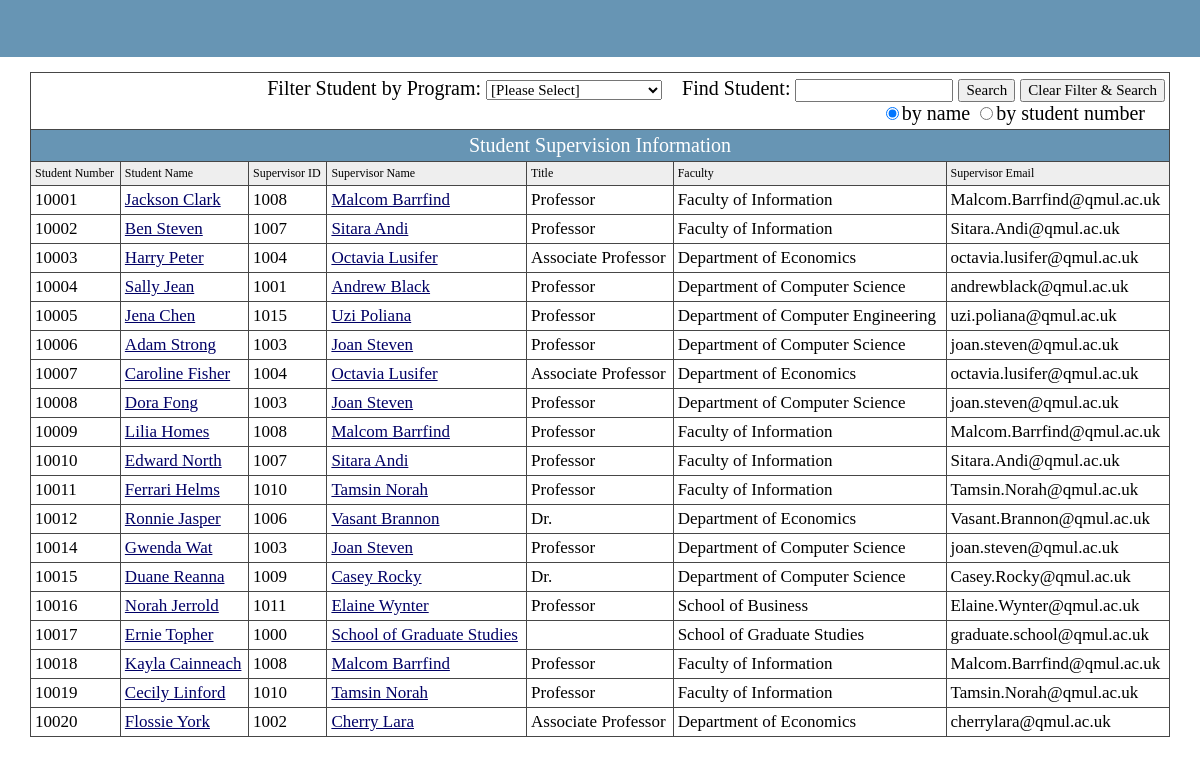
Screenshot of /student_supervision.php (signed in) with the database file from the repository.
### tables this page shows
CREATE TABLE IF NOT EXISTS `student` (
  `Stu_Num` int(10) NOT NULL AUTO_INCREMENT,
  `Stu_Name` varchar(20) NOT NULL,
  `Birth_Date` date NOT NULL,
  `Gender` varchar(10) NOT NULL,
  `Email` varchar(50) NOT NULL,
  `Program` varchar(25) NOT NULL,
  `Sup_ID` int(11) NOT NULL DEFAULT '1000',
  PRIMARY KEY (`Stu_Num`),
  KEY `student_ibfk_1` (`Sup_ID`)
);

CREATE TABLE IF NOT EXISTS `supervisor` (
  `Sup_Name` varchar(50) NOT NULL,
  `Sup_ID` int(11) NOT NULL,
  `Faculty` varchar(50) DEFAULT NULL,
  `Title` varchar(30) DEFAULT NULL,
  `Research_int` varchar(30) DEFAULT NULL,
  `email` varchar(50) NOT NULL,
  PRIMARY KEY (`Sup_ID`)
);

### htdocs/student_supervision.php (the view, shortened to what this page needs)
<!DOCTYPE html PUBLIC "-//W3C//DTD XHTML 1.0 Transitional//EN" "http://www.w3.org/TR/xhtml1/DTD/xhtml1-transitional.dtd">
<html xmlns="http://www.w3.org/1999/xhtml">
<head>
<link href="css/css.css" rel="stylesheet" type="text/css" />
<link href="css/style.css" rel="stylesheet" type="text/css" />
</head>
<body>
<table width="100%" border="0" cellspacing="0" cellpadding="0">
  <tr>
    <td height="30">      <table width="100%" border="0" cellspacing="0" cellpadding="0">
        <tr>
          <td height="57" bgcolor="#6795B4">
                </td>
		    </tr>
          </table></td>
        </tr>
	<?php
	if(isset($_POST["clear"])){
		$query="SELECT * FROM student INNER JOIN supervisor ON student.Sup_ID = supervisor.Sup_ID ORDER BY student.Stu_Num;";
		}
	else {
	if (isset($_POST["filtered_program"]) and $_POST["filtered_program"]!= "N/A")
		{
			if ($_POST["filtered_program"]!="all"){
				$program_name = $_POST["filtered_program"];
				$query = "SELECT *
						  FROM student INNER JOIN supervisor ON student.Sup_ID = supervisor.Sup_ID
						  WHERE student.Program = '".$program_name."' ORDER BY student.Stu_Num;";
						  }
			else {
				$query="SELECT * FROM student INNER JOIN supervisor ON student.Sup_ID = supervisor.Sup_ID ORDER BY student.Stu_Num;";
				}
		}
	else{
		$query="SELECT * FROM student INNER JOIN supervisor ON student.Sup_ID = supervisor.Sup_ID ORDER BY student.Stu_Num;";
		}
	}
	$result=mysql_query($query);
	?>
    </table></td></tr>
    <td><table id="subtree1" width="100%" border="0" cellspacing="0" cellpadding="0">
        <tr>
          <td><table width="95%" border="0" align="center" cellpadding="0" cellspacing="0">
              <tr>
                <td height="40" class="font42">
				<table width="100%" border="0" cellpadding="4" cellspacing="1" bgcolor="#464646" class="newfont03">
				<tr>
		<br>
		<td height = "30" bgcolor="#FFFFFF" style="font-size:20px; font-family: Times New Roman', Times, serif;" colspan = "7" align = "right">
			<form name = "searchform" id = "searchform" action = "student_supervision.php" method = "post">
				Filter Student by Program:
				<select name = "filtered_program" class="button" id = "filtered_program" style="font-size:15px" onChange = "filterFunction()">
				<option selected="selected" value = "N/A">[Please Select]</option>
				</select>
				&nbsp;&nbsp;
				Find Student: <input type = "text" name = "search_keyword" style = "font-family:Times;font-size:15px">
				<input type = "submit" name = "search" value = "Search" style = "font-family:Times;font-size:15px">
				<input type = "submit" name = "clear" value = "Clear Filter & Search" style = "font-family:Times;font-size:15px"><br>
				<input type="radio" name="search_criteria" checked="checked" value="name">by name
				<input type="radio" name="search_criteria" value="id">by student number&nbsp;&nbsp;&nbsp;&nbsp;
			</form></td></tr>
				<tr class="CTitle" >
                    	<td height="22" colspan="7" align="center" style="font-size:20px;font-family:Georgia;">Student Supervision Information</td>
                  </tr>
                  <tr bgcolor="#EEEEEE" class="newfont03">
				    <td>Student Number</td>
					<td>Student Name</td>
					<td>Supervisor ID</td>
					<td>Supervisor Name</td>
				    <td>Title</td>
					<td>Faculty</td>
                    <td>Supervisor Email</td>
                    </tr>
					<?php
						while($row = mysql_fetch_array($result)){
								$stu_num = stripslashes($row['Stu_Num']);
								$stu_name = stripslashes($row['Stu_Name']);
								$sup_id = stripslashes($row['Sup_ID']);
								$sup_name = stripslashes($row['Sup_Name']);
								$title = stripslashes($row['Title']);
								$faculty = stripslashes($row['Faculty']);
								$email = $row['email'];
								echo ('<tr bgcolor="#FFFFFF"><td class="newfont03">' . $stu_num. '</td>');
								echo '<td class="newfont03"><a href="#" onClick="window.open(\'student_details.php?sid='.$stu_num.'\',\'Student Details\',\'width=700,height=700\')"><u>'. $stu_name . '</u></a></td>';
								echo '<td class="newfont03">' . $sup_id . '</td>';
								echo '<td class="newfont03">' . '<a href="#" onClick="window.open(\'supervisor_details.php?sup_id='.$sup_id.'\',\'Student Details\',\'location=yes,toolbar=yes,scrollbars=yes,width=700,height=700\')"><u>' . $sup_name . '</u></a></td>';
								echo '<td class="newfont03">' . $title . '</td>';
								echo '<td class="newfont03">' . $faculty . '</td>';
								echo '<td class="newfont03">' . $email . '</td></tr>';
						}
					?>
            </table></td>
        </tr>
      </table>
      <table width="95%" border="0" align="center" cellpadding="0" cellspacing="0">
        <tr>
          <td height="6"><img src="images/spacer.gif" width="1" height="1" /></td>
        </tr>
        <tr>
          <td height="33">&nbsp;</td>
        </tr>
      </table></td>
  </tr>
</table>
</body>
</html>

### htdocs/css/css.css (style rules this page uses)
.newfont03 { font-family: "Times"; font-size: 17px; color: #000000; text-decoration: none; }

### htdocs/css/style.css (style rules this page uses)
body { margin:0px; }
html { scrollbar-face-color:#CCD0DB; scrollbar-highlight-color:#fff; scrollbar-shadow-color:#fff; scrollbar-3dlight-color:#6795B4; scrollbar-arrow-color:#20669A; scrollbar-track-color:#fff; scrollbar-darkshadow-color:#6795B4; border:0; }
html { overflow-x: hidden; overflow-y: auto; }
TD { font-size: 12px; }
a:link,a:visited { text-decoration:none; color:#006; }
.CTitle { background:#6795B4; padding:5px; text-align:left; color:#FFFFFF; font-size:13px; font-family: Verdana, Arial, Helvetica, sans-serif; }
select { font-size:12px; }

### htdocs/student_supervision.php (style rules this page uses)
.button { font-family: Georgia, "Times New Roman", Times, serif; font-size: 14px; }
html { overflow-x: auto; overflow-y: auto; border:0; }
td { font-family: Georgia, "Times New Roman", Times, serif; }

### rows the page displays
student: Stu_Num "10001", Stu_Name "Jackson Clark", Sup_ID.Sup_ID "1008", Sup_ID.Sup_Name "Malcom Barrfind", Sup_ID.Title "Professor", Sup_ID.Faculty "Faculty of Information", Sup_ID.email "Malcom.Barrfind@qmul.ac.uk"
student: Stu_Num "10002", Stu_Name "Ben Steven", Sup_ID.Sup_ID "1007", Sup_ID.Sup_Name "Sitara Andi", Sup_ID.Title "Professor", Sup_ID.Faculty "Faculty of Information", Sup_ID.email "Sitara.Andi@qmul.ac.uk"
student: Stu_Num "10003", Stu_Name "Harry Peter", Sup_ID.Sup_ID "1004", Sup_ID.Sup_Name "Octavia Lusifer", Sup_ID.Title "Associate Professor", Sup_ID.Faculty "Department of Economics", Sup_ID.email "octavia.lusifer@qmul.ac.uk"
student: Stu_Num "10004", Stu_Name "Sally Jean", Sup_ID.Sup_ID "1001", Sup_ID.Sup_Name "Andrew Black", Sup_ID.Title "Professor", Sup_ID.Faculty "Department of Computer Science", Sup_ID.email "andrewblack@qmul.ac.uk"
student: Stu_Num "10005", Stu_Name "Jena Chen", Sup_ID.Sup_ID "1015", Sup_ID.Sup_Name "Uzi Poliana", Sup_ID.Title "Professor", Sup_ID.Faculty "Department of Computer Engineering", Sup_ID.email "uzi.poliana@qmul.ac.uk"
student: Stu_Num "10006", Stu_Name "Adam Strong", Sup_ID.Sup_ID "1003", Sup_ID.Sup_Name "Joan Steven", Sup_ID.Title "Professor", Sup_ID.Faculty "Department of Computer Science", Sup_ID.email "joan.steven@qmul.ac.uk"
student: Stu_Num "10007", Stu_Name "Caroline Fisher", Sup_ID.Sup_ID "1004", Sup_ID.Sup_Name "Octavia Lusifer", Sup_ID.Title "Associate Professor", Sup_ID.Faculty "Department of Economics", Sup_ID.email "octavia.lusifer@qmul.ac.uk"
student: Stu_Num "10008", Stu_Name "Dora Fong", Sup_ID.Sup_ID "1003", Sup_ID.Sup_Name "Joan Steven", Sup_ID.Title "Professor", Sup_ID.Faculty "Department of Computer Science", Sup_ID.email "joan.steven@qmul.ac.uk"
student: Stu_Num "10009", Stu_Name "Lilia Homes", Sup_ID.Sup_ID "1008", Sup_ID.Sup_Name "Malcom Barrfind", Sup_ID.Title "Professor", Sup_ID.Faculty "Faculty of Information", Sup_ID.email "Malcom.Barrfind@qmul.ac.uk"
student: Stu_Num "10010", Stu_Name "Edward North", Sup_ID.Sup_ID "1007", Sup_ID.Sup_Name "Sitara Andi", Sup_ID.Title "Professor", Sup_ID.Faculty "Faculty of Information", Sup_ID.email "Sitara.Andi@qmul.ac.uk"
student: Stu_Num "10011", Stu_Name "Ferrari Helms", Sup_ID.Sup_ID "1010", Sup_ID.Sup_Name "Tamsin Norah", Sup_ID.Title "Professor", Sup_ID.Faculty "Faculty of Information", Sup_ID.email "Tamsin.Norah@qmul.ac.uk"
student: Stu_Num "10012", Stu_Name "Ronnie Jasper", Sup_ID.Sup_ID "1006", Sup_ID.Sup_Name "Vasant Brannon", Sup_ID.Title "Dr.", Sup_ID.Faculty "Department of Economics", Sup_ID.email "Vasant.Brannon@qmul.ac.uk"
student: Stu_Num "10014", Stu_Name "Gwenda Wat", Sup_ID.Sup_ID "1003", Sup_ID.Sup_Name "Joan Steven", Sup_ID.Title "Professor", Sup_ID.Faculty "Department of Computer Science", Sup_ID.email "joan.steven@qmul.ac.uk"
student: Stu_Num "10015", Stu_Name "Duane Reanna", Sup_ID.Sup_ID "1009", Sup_ID.Sup_Name "Casey Rocky", Sup_ID.Title "Dr.", Sup_ID.Faculty "Department of Computer Science", Sup_ID.email "Casey.Rocky@qmul.ac.uk"
student: Stu_Num "10016", Stu_Name "Norah Jerrold", Sup_ID.Sup_ID "1011", Sup_ID.Sup_Name "Elaine Wynter", Sup_ID.Title "Professor", Sup_ID.Faculty "School of Business", Sup_ID.email "Elaine.Wynter@qmul.ac.uk"
student: Stu_Num "10017", Stu_Name "Ernie Topher", Sup_ID.Sup_ID "1000", Sup_ID.Sup_Name "School of Graduate Studies", Sup_ID.Faculty "School of Graduate Studies", Sup_ID.email "graduate.school@qmul.ac.uk"
student: Stu_Num "10018", Stu_Name "Kayla Cainneach", Sup_ID.Sup_ID "1008", Sup_ID.Sup_Name "Malcom Barrfind", Sup_ID.Title "Professor", Sup_ID.Faculty "Faculty of Information", Sup_ID.email "Malcom.Barrfind@qmul.ac.uk"
student: Stu_Num "10019", Stu_Name "Cecily Linford", Sup_ID.Sup_ID "1010", Sup_ID.Sup_Name "Tamsin Norah", Sup_ID.Title "Professor", Sup_ID.Faculty "Faculty of Information", Sup_ID.email "Tamsin.Norah@qmul.ac.uk"
student: Stu_Num "10020", Stu_Name "Flossie York", Sup_ID.Sup_ID "1002", Sup_ID.Sup_Name "Cherry Lara", Sup_ID.Title "Associate Professor", Sup_ID.Faculty "Department of Economics", Sup_ID.email "cherrylara@qmul.ac.uk"
